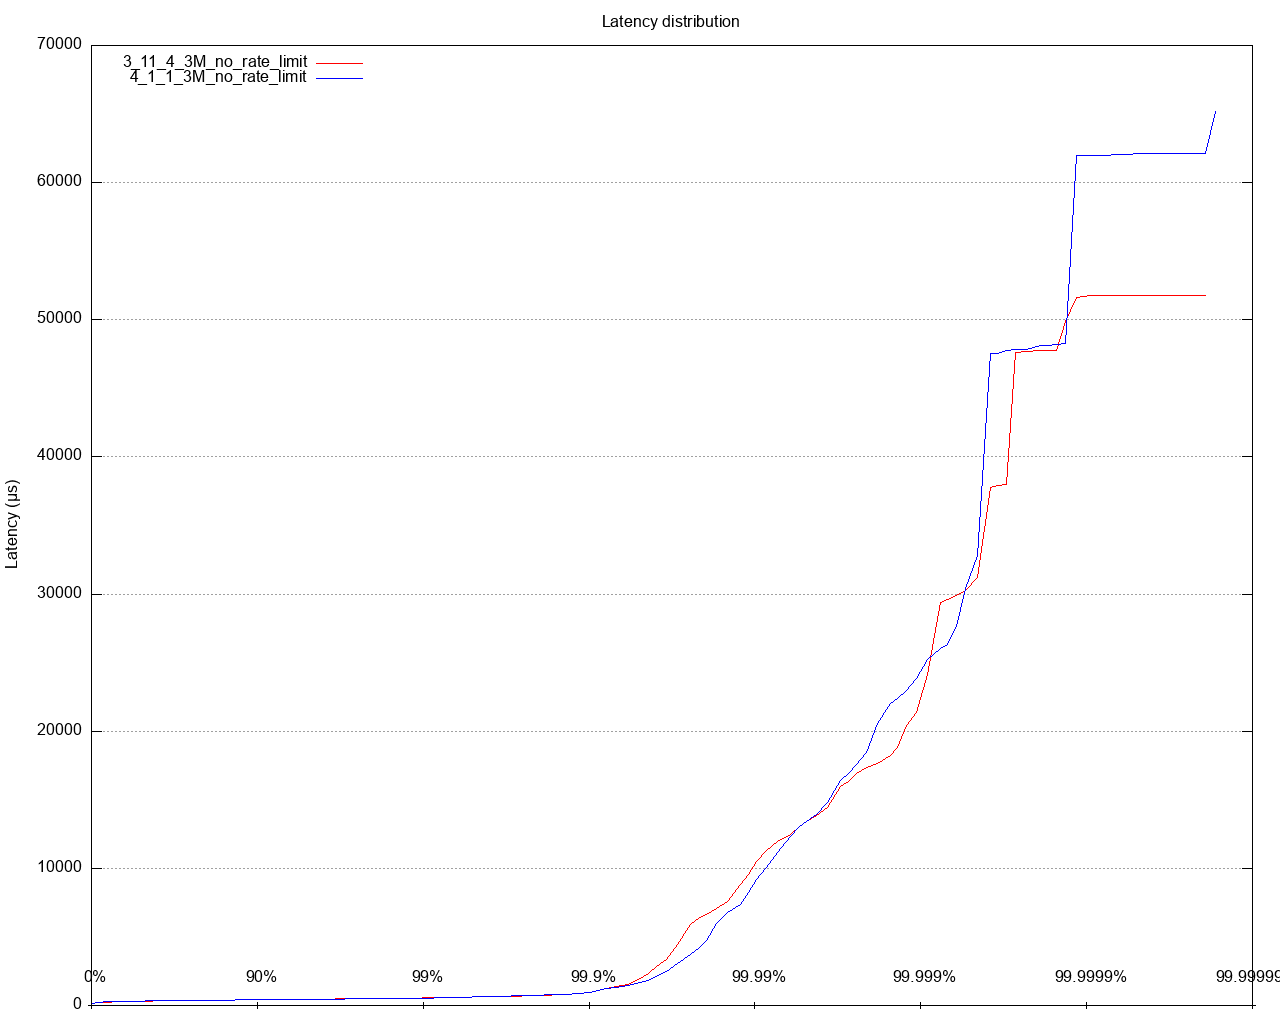

Source code (gnuplot):
set datafile separator ","
set title 'Latency distribution' noenhanced
set terminal png size 1280,1024
set grid
unset xtics
set ylabel 'Latency (μs)'
set logscale x
set key top left
set style line 1 lt 1 lw 3 pt 3 linecolor rgb "red"
set output '/Users/ahmet.mircik/simulator/tests/report_3M_no_rate_limit/latency/latency_distribution_get.png'
plot '/Users/ahmet.mircik/simulator/hazelcast-simulator-0.13-SNAPSHOT/bin/xlabels.csv' notitle with labels center offset 0, 1.5 point,\
   "/Users/ahmet.mircik/simulator/tests/report_3M_no_rate_limit/data/latency_distribution_get_1.data" using 1:2 title "3_11_4_3M_no_rate_limit" noenhanced lt rgb "red" with lines, \
   "/Users/ahmet.mircik/simulator/tests/report_3M_no_rate_limit/data/latency_distribution_get_2.data" using 1:2 title "4_1_1_3M_no_rate_limit" noenhanced lt rgb "blue" with lines, \
